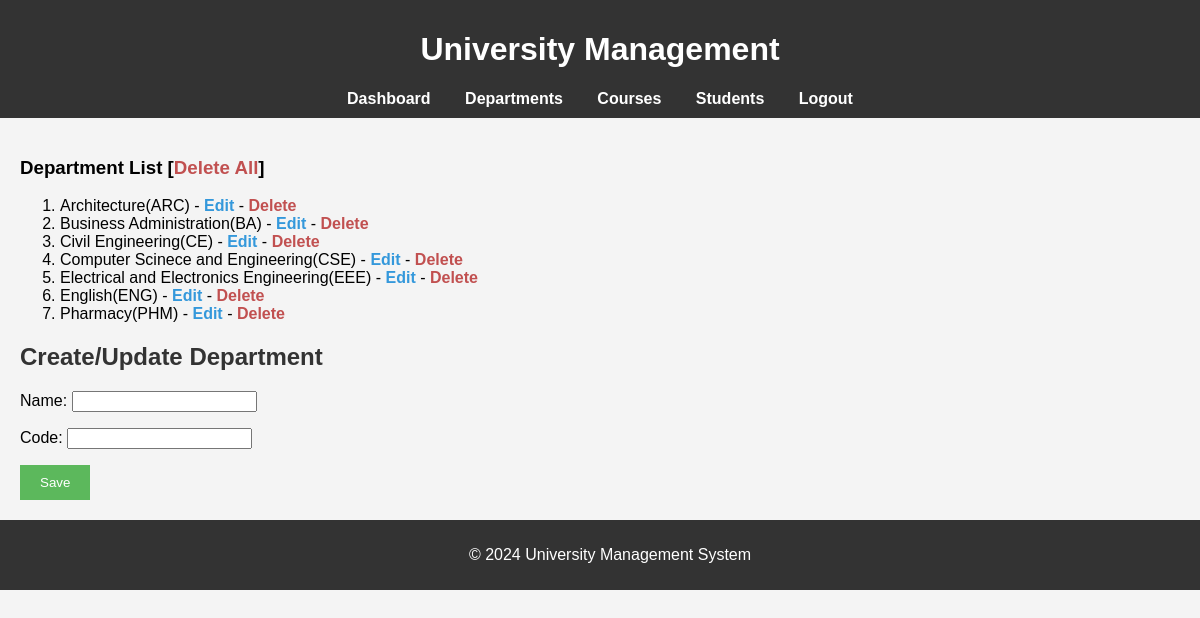
The app's page /departments/ (signed in) with its own data.
### university/models.py (models this page shows, shortened)
class Departments(models.Model):
    name = models.CharField(max_length=50)
    code = models.CharField(max_length=5)
    class Meta:
        ordering = ["name"]

### university/views.py (the view)
# urls.py: path("departments/", views.create_department, name="create_department"),
@login_required(login_url="login")
def create_department(request):
    if request.method == "POST":
        form = DepartmentForm(request.POST)
        if form.is_valid():
            form.save()
            return redirect("create_department")
    form = DepartmentForm()
    return render(request, "departments.html", {"form": form})

### university/forms.py
class DepartmentForm(forms.ModelForm):
    class Meta:
        model = Departments
        fields = "__all__"

### people/context_processor.py (called while the page is built)
def people_processor(request):
    students = Students.objects.all()
    teachers = Teachers.objects.all()
    return {
        "students" : students,
        "teachers" : teachers
    }

### university/context_processor.py (called while the page is built)
def university_processor(request):
    departments = Departments.objects.all()
    courses = Courses.objects.all()
    return {
        "departments" : departments,
        "courses" : courses,
    }

### templates/departments.html (shortened to what this page needs)
{% extends 'base.html' %}
{% block content %}
    <h3>Department List <span>[<a id="delete" href="{% url 'delete_all_departments' %}">Delete All</a>]</span></h3>
    <ol>
        {% for department in departments %}
            <li>{{ department.name }}({{ department.code }}) - <a href="{% url 'edit_department' department.id %}">Edit</a> - <a href="{% url 'delete_department' department.id %}" id="delete">Delete</a></li>
        {% endfor %}
    </ol>
<h2>Create/Update Department</h2>
<form method="POST">
    {{ form.as_p }}
    <button type="submit">Save</button>
</form>
{% endblock %}

### static/css/styles.css (style rules this page uses)
body { font-family: Arial, sans-serif; margin: 0; padding: 0; background-color: #f4f4f4; }
h2 { color: #333; }
button { background-color: #5cb85c; color: white; border: none; padding: 10px 20px; cursor: pointer; }
a { text-decoration: none; color: #3498db; font-weight: bold; transition: color 0.3s ease; }
#delete { color : #c15050; }

### records on screen
Departments: name "Architecture", code "ARC"
Departments: name "Business Administration", code "BA"
Departments: name "Civil Engineering", code "CE"
Departments: name "Computer Scinece and Engineering", code "CSE"
Departments: name "Electrical and Electronics Engineering", code "EEE"
Departments: name "English", code "ENG"
Departments: name "Pharmacy", code "PHM"
